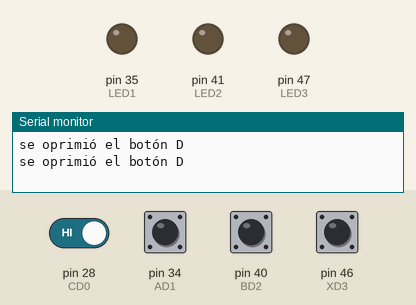
Recording of a sketch running on a simulated Arduino Mega 2560, built with avr-gcc and run on an emulated ATmega2560. Parts: output pins drawn as LEDs (lit = HIGH), the last lines printed to the serial monitor. The test bench sets the inputs (shaded band); at power-on: pin 28 (CD0), pin 34 (AD1), pin 40 (BD2), pin 46 (XD3) HIGH.

Above: at 2.4 s.
2.5 s: pin 46 (XD3) pulled LOW for 1 s
At 3.6 s:
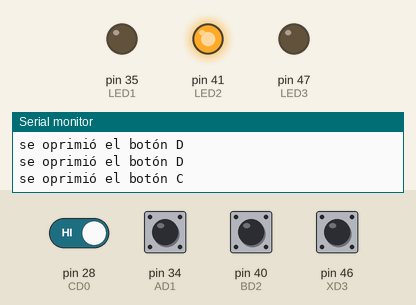
5.3 s: pin 28 (CD0) driven LOW and pin 46 (XD3) driven LOW
At 6.2 s:
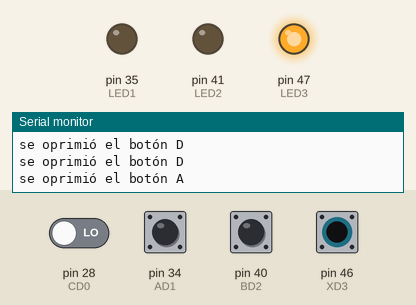
7.3 s: pin 40 (BD2) pulled LOW for 1 s
At 8.4 s:
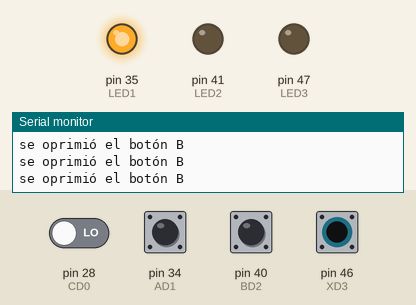
10.1 s: pin 28 (CD0) driven HIGH
At 11.0 s:
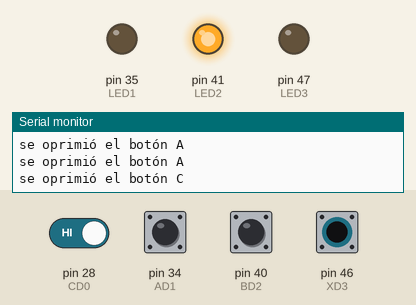
11.9 s: pin 28 (CD0) driven LOW
At 12.3 s:
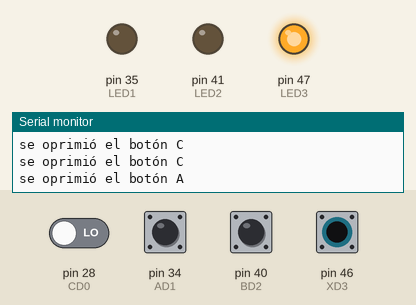
Timing chart, 0 to 14.9 s (numbered marks = the images above; inputs shaded):
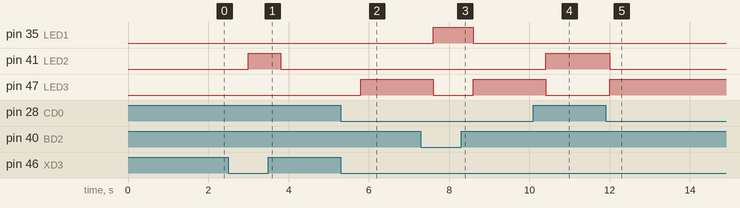

The sketch:

RF_RGB_SWITCHCASE.ino
```cpp
int CD0 = 28;
int AD1 = 34;
int BD2 = 40;
int XD3 = 46;
int LED1 = 35; //VERDE
int LED2 = 41; //AZUL
int LED3 = 47; //RO
int BOTON = 0;

void setup() {
  // put your setup code here, to run once:

  Serial.begin(9600);
  pinMode(CD0, INPUT_PULLUP);
  pinMode(AD1, INPUT_PULLUP);
  pinMode(BD2, INPUT_PULLUP);
  pinMode(XD3, INPUT_PULLUP);
  pinMode(LED1, OUTPUT);
  pinMode(LED2, OUTPUT);
  pinMode(LED3, OUTPUT);

}

void loop() {


  if (digitalRead(AD1) == HIGH) {
    BOTON = 1;
    delay(200);
  }

  if (digitalRead(BD2) == HIGH) {
    BOTON = 2;
    delay(200);
  }

  if (digitalRead(CD0) == HIGH) {
    BOTON = 3;
    delay(200);
  }

  if (digitalRead(XD3) == HIGH) {
    BOTON = 4;
    delay(200);
  }


  switch (BOTON) {

    case 1:

      digitalWrite(LED2, LOW);
      digitalWrite(LED1, HIGH);
      digitalWrite(LED3, LOW);
      Serial.println("se oprimió el botón B");


      break ;


    case 2:


      digitalWrite(LED2, LOW);
      digitalWrite(LED1, LOW);
      digitalWrite(LED3, HIGH);
Serial.println("se oprimió el botón A");

      break ;

    case 3:


      digitalWrite(LED1, LOW);
      digitalWrite(LED2, HIGH);
      digitalWrite(LED3, LOW);

Serial.println("se oprimió el botón C");

      break ;

    case 4:


      digitalWrite(LED1, LOW);
      digitalWrite(LED2, LOW);
      digitalWrite(LED3, LOW);
Serial.println("se oprimió el botón D");


      break ;


  }
}
```

Measured:
- after the input at 2.5 s, pin 41 (LED2): LOW → HIGH after 0.50 s, → LOW 0.80 s later
- after the input at 5.3 s, pin 47 (LED3): LOW → HIGH after 0.50 s
- after the input at 7.3 s, pin 35 (LED1): LOW → HIGH after 0.30 s, → LOW 1.0 s later; pin 47 (LED3): HIGH → LOW after 0.30 s, → HIGH 1.0 s later
- after the input at 10.1 s, pin 41 (LED2): LOW → HIGH after 0.31 s; pin 47 (LED3): HIGH → LOW after 0.31 s
- after the input at 11.9 s, pin 41 (LED2): HIGH → LOW after 0.11 s; pin 47 (LED3): LOW → HIGH after 0.11 s
